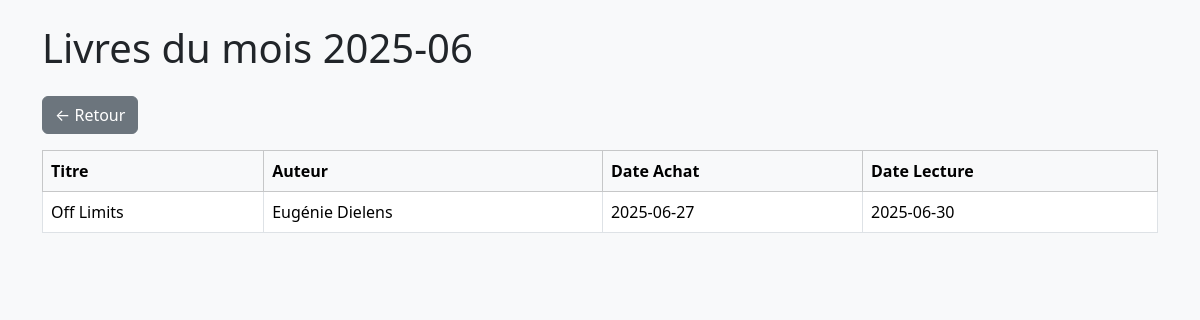
The page /php/details.php?mois=2025-06 (signed in) on the database its author committed.
### tables this page shows
CREATE TABLE `library` (
  `ID` int(11) NOT NULL,
  `Auteur` varchar(50) NOT NULL,
  `Titre` varchar(62) NOT NULL,
  `Dedicace` varchar(3) NOT NULL,
  `Marquepages` varchar(30) DEFAULT NULL,
  `Goodies` varchar(30) DEFAULT NULL,
  `ISBN` varchar(17) DEFAULT NULL,
  `Format` varchar(50) DEFAULT NULL,
  `Prix` decimal(10,2) DEFAULT NULL,
  `Date_achat` date DEFAULT NULL,
  `Date_lecture` date DEFAULT NULL,
  `Relecture` date DEFAULT NULL,
  `Chronique_ecrite` varchar(30) DEFAULT NULL,
  `Chronique_publiee` varchar(30) DEFAULT NULL,
  `Details` text DEFAULT NULL,
  `Chronique` text DEFAULT NULL,
  `Maison_edition` varchar(39) DEFAULT NULL,
  `Nombre_pages` varchar(4) DEFAULT NULL,
  `Notation` varchar(13) DEFAULT NULL,
  `Genre` varchar(28) DEFAULT NULL,
  `Couverture` varchar(255) DEFAULT '../assets/covers/TheAdventureOfBeebo.jpg',
  `Couple` varchar(255) DEFAULT NULL,
  `Themes` varchar(255) DEFAULT NULL,
  `localisation` varchar(255) NOT NULL
);

### php/details.php (the view, shortened to what this page needs)
<?php
include 'connexion.php';
$annee = $_GET['annee'] ?? null;
$mois = $_GET['mois'] ?? null;
$livres = [];
try {
    if ($annee) {
        $stmt = $pdo->prepare("
            SELECT * FROM library
            WHERE (YEAR(Date_achat) = :annee OR YEAR(Date_lecture) = :annee)
            ORDER BY Date_achat, Date_lecture
        ");
        $stmt->execute(['annee' => $annee]);
        $livres = $stmt->fetchAll(PDO::FETCH_ASSOC);
        $titre = "Livres de l'année $annee";
    } elseif ($mois) {
        $stmt = $pdo->prepare("
            SELECT * FROM library
            WHERE (DATE_FORMAT(Date_achat, '%Y-%m') = :mois OR DATE_FORMAT(Date_lecture, '%m-%Y') = :mois)
            ORDER BY Date_achat, Date_lecture
        ");
        $stmt->execute(['mois' => $mois]);
        $livres = $stmt->fetchAll(PDO::FETCH_ASSOC);
        $titre = "Livres du mois $mois";
    } else {
        $titre = "Période non spécifiée";
    }
} catch (PDOException $e) {
    $erreur = "Erreur lors de la récupération : " . $e->getMessage();
}
?>
<!DOCTYPE html>
<html lang="fr">
<head>
    <link rel="stylesheet" href="https://cdn.jsdelivr.net/npm/bootstrap@5.3.6/dist/css/bootstrap.min.css" />
</head>
<body class="bg-light">
<div class="container py-4">
    <h1 class="mb-4"><?= htmlspecialchars($titre) ?></h1>
    <a href="stats.php" class="btn btn-secondary mb-3">← Retour</a>
    <?php if (isset($erreur)): ?>
        <div class="alert alert-danger"><?= htmlspecialchars($erreur) ?></div>
    <?php elseif (empty($livres)): ?>
        <div class="alert alert-warning">Aucun livre trouvé pour cette période.</div>
    <?php else: ?>
        <div class="table-responsive">
            <table class="table table-bordered bg-white">
                <thead class="table-light">
                    <tr>
                        <th>Titre</th>
                        <th>Auteur</th>
                        <th>Date Achat</th>
                        <th>Date Lecture</th>
                    </tr>
                </thead>
                <tbody>
                    <?php foreach ($livres as $livre): ?>
                        <tr>
                            <td><?= htmlspecialchars($livre['Titre']) ?></td>
                            <td><?= htmlspecialchars($livre['Auteur']) ?></td>
                            <td><?= htmlspecialchars($livre['Date_achat']) ?></td>
                            <td><?= htmlspecialchars($livre['Date_lecture']) ?></td>
                        </tr>
                    <?php endforeach; ?>
                </tbody>
            </table>
        </div>
    <?php endif; ?>
</div>
</body>
</html>

### rows shown on the page
library: Titre "Off Limits", Auteur "Eugénie Dielens", Date_achat "2025-06-27", Date_lecture "2025-06-30"

### other values the page prints
$titre "Livres du mois 2025-06"
